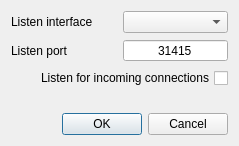
<?xml version="1.0" encoding="UTF-8"?>
<ui version="4.0">
 <class>SetupDlg</class>
 <widget class="QDialog" name="SetupDlg">
  <property name="geometry">
   <rect>
    <x>0</x>
    <y>0</y>
    <width>239</width>
    <height>146</height>
   </rect>
  </property>
  <property name="sizePolicy">
   <sizepolicy hsizetype="Expanding" vsizetype="Preferred">
    <horstretch>1</horstretch>
    <verstretch>0</verstretch>
   </sizepolicy>
  </property>
  <property name="windowTitle">
   <string>Connection settings</string>
  </property>
  <property name="layoutDirection">
   <enum>Qt::LeftToRight</enum>
  </property>
  <property name="locale">
   <locale language="C" country="AnyCountry"/>
  </property>
  <layout class="QVBoxLayout" name="verticalLayout">
   <item>
    <layout class="QGridLayout" name="gridLayout">
     <item row="1" column="0">
      <widget class="QLabel" name="label">
       <property name="text">
        <string>Listen interface</string>
       </property>
      </widget>
     </item>
     <item row="1" column="1">
      <widget class="QComboBox" name="address"/>
     </item>
     <item row="2" column="0">
      <widget class="QLabel" name="label_2">
       <property name="text">
        <string>Listen port</string>
       </property>
      </widget>
     </item>
     <item row="2" column="1">
      <widget class="QSpinBox" name="port">
       <property name="cursor">
        <cursorShape>IBeamCursor</cursorShape>
       </property>
       <property name="alignment">
        <set>Qt::AlignCenter</set>
       </property>
       <property name="buttonSymbols">
        <enum>QAbstractSpinBox::NoButtons</enum>
       </property>
       <property name="maximum">
        <number>65535</number>
       </property>
       <property name="value">
        <number>31415</number>
       </property>
      </widget>
     </item>
     <item row="3" column="0" colspan="2">
      <widget class="QCheckBox" name="listen">
       <property name="layoutDirection">
        <enum>Qt::RightToLeft</enum>
       </property>
       <property name="text">
        <string>Listen for incoming connections</string>
       </property>
      </widget>
     </item>
    </layout>
   </item>
   <item>
    <spacer name="verticalSpacer">
     <property name="orientation">
      <enum>Qt::Vertical</enum>
     </property>
     <property name="sizeHint" stdset="0">
      <size>
       <width>20</width>
       <height>40</height>
      </size>
     </property>
    </spacer>
   </item>
   <item>
    <widget class="QDialogButtonBox" name="buttonBox">
     <property name="orientation">
      <enum>Qt::Horizontal</enum>
     </property>
     <property name="standardButtons">
      <set>QDialogButtonBox::Cancel|QDialogButtonBox::Ok</set>
     </property>
    </widget>
   </item>
  </layout>
 </widget>
 <resources/>
 <connections>
  <connection>
   <sender>buttonBox</sender>
   <signal>accepted()</signal>
   <receiver>SetupDlg</receiver>
   <slot>accept()</slot>
   <hints>
    <hint type="sourcelabel">
     <x>248</x>
     <y>254</y>
    </hint>
    <hint type="destinationlabel">
     <x>157</x>
     <y>274</y>
    </hint>
   </hints>
  </connection>
  <connection>
   <sender>buttonBox</sender>
   <signal>rejected()</signal>
   <receiver>SetupDlg</receiver>
   <slot>reject()</slot>
   <hints>
    <hint type="sourcelabel">
     <x>316</x>
     <y>260</y>
    </hint>
    <hint type="destinationlabel">
     <x>286</x>
     <y>274</y>
    </hint>
   </hints>
  </connection>
 </connections>
</ui>
